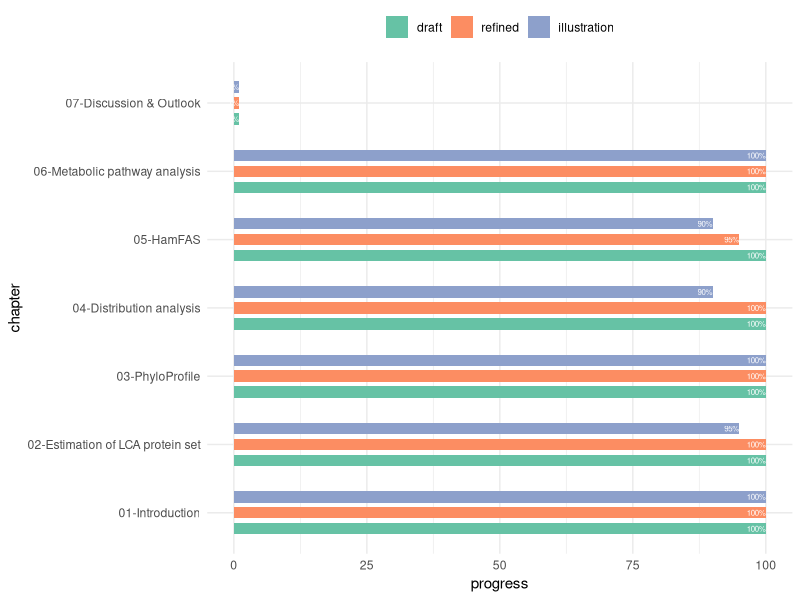
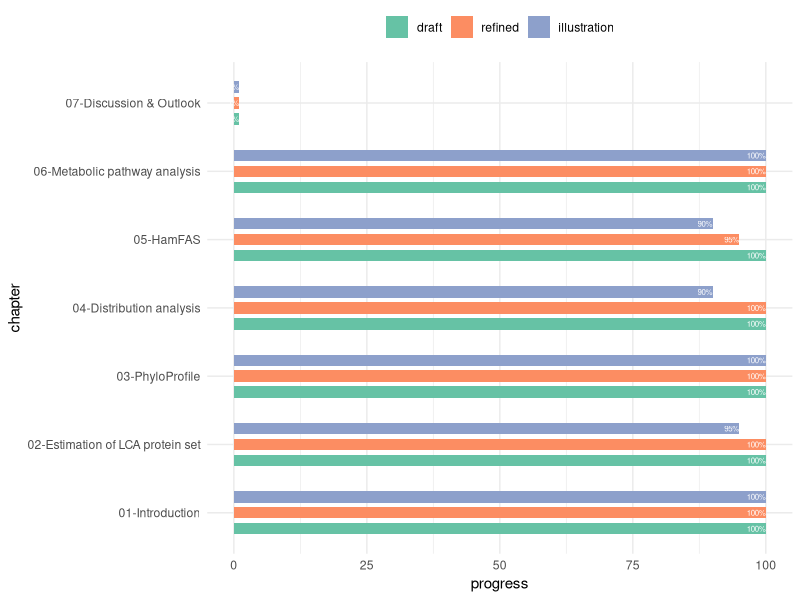

Here is the R script that generated these plots, in order:
### thesis writing progess
library(ggplot2)
chapter <- rep(c("01-Introduction","02-Estimation of LCA protein set",
                 "03-PhyloProfile",
                 "04-Distribution analysis","05-HamFAS",
                 "06-Metabolic pathway analysis",
                 "07-Discussion & Outlook"), 
               each = 3)
type <- rep(c("draft","refined","illustration"),5)
progress <- c(100,100,100, # chapter 01 Introduction
              100,100,95, # chapter 02 LCA estimation
              100,100,100, # chapter 03 PhyloProfile
              100,100,90, # chapter 04 Distribution analysis
              100,95,90, # chapter 05 HamFAS
              100,100,100, # chapter 06 pathway analysis
              1,1,1 # chapter 07 Discussion & Outlook
              )

df <- as.data.frame(cbind(chapter,type,progress), stringsAsFactors = FALSE)
df$progress <- as.numeric(df$progress)
df$type <- factor(df$type, levels = c("draft","refined","illustration"))

ggplot(df, aes(x = chapter, y = progress)) +
  geom_bar(aes(fill = type), stat = "identity", position = position_dodge(width = 0.7), width = 0.5) +
  geom_text(aes(label = paste0(progress,"%"), group = type), color = "white", size = 2, position = position_dodge(width = 0.7), hjust = 1) +
  coord_flip() +
  theme_minimal() +
  scale_fill_brewer(palette = "Set2") +
  theme(legend.position = "top", legend.title = element_blank())

ggsave("/Users/trvinh/work/thesis/microsporidia/progress.png", width = 20, height = 10, units = "cm")

